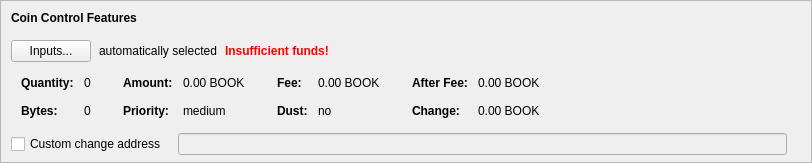
    <widget class="QFrame" name="frameCoinControl">
     <property name="sizePolicy">
      <sizepolicy hsizetype="Expanding" vsizetype="Expanding">
       <horstretch>0</horstretch>
       <verstretch>0</verstretch>
      </sizepolicy>
     </property>
     <property name="maximumSize">
      <size>
       <width>16777215</width>
       <height>16777215</height>
      </size>
     </property>
     <property name="frameShape">
      <enum>QFrame::StyledPanel</enum>
     </property>
     <property name="frameShadow">
      <enum>QFrame::Sunken</enum>
     </property>
     <layout class="QVBoxLayout" name="verticalLayoutCoinControl2">
      <property name="spacing">
       <number>0</number>
      </property>
      <property name="leftMargin">
       <number>0</number>
      </property>
      <property name="topMargin">
       <number>0</number>
      </property>
      <property name="rightMargin">
       <number>0</number>
      </property>
      <property name="bottomMargin">
       <number>6</number>
      </property>
      <item>
       <layout class="QVBoxLayout" name="verticalLayoutCoinControl" stretch="0,0,0,0,1">
        <property name="spacing">
         <number>0</number>
        </property>
        <property name="leftMargin">
         <number>10</number>
        </property>
        <property name="topMargin">
         <number>10</number>
        </property>
        <item>
         <layout class="QHBoxLayout" name="horizontalLayoutCoinControl1">
          <property name="bottomMargin">
           <number>15</number>
          </property>
          <item>
           <widget class="QLabel" name="labelCoinControlFeatures">
            <property name="sizePolicy">
             <sizepolicy hsizetype="Preferred" vsizetype="Maximum">
              <horstretch>0</horstretch>
              <verstretch>0</verstretch>
             </sizepolicy>
            </property>
            <property name="font">
             <font>
              <weight>75</weight>
              <bold>true</bold>
             </font>
            </property>
            <property name="styleSheet">
             <string notr="true">font-weight:bold;</string>
            </property>
            <property name="text">
             <string>Coin Control Features</string>
            </property>
           </widget>
          </item>
         </layout>
        </item>
        <item>
         <layout class="QHBoxLayout" name="horizontalLayoutCoinControl2" stretch="0,0,0,0">
          <property name="spacing">
           <number>8</number>
          </property>
          <property name="bottomMargin">
           <number>10</number>
          </property>
          <item>
           <widget class="QPushButton" name="pushButtonCoinControl">
            <property name="styleSheet">
             <string notr="true"/>
            </property>
            <property name="text">
             <string>Inputs...</string>
            </property>
            <property name="autoDefault">
             <bool>false</bool>
            </property>
           </widget>
          </item>
          <item>
           <widget class="QLabel" name="labelCoinControlAutomaticallySelected">
            <property name="text">
             <string>automatically selected</string>
            </property>
            <property name="margin">
             <number>5</number>
            </property>
           </widget>
          </item>
          <item>
           <widget class="QLabel" name="labelCoinControlInsuffFunds">
            <property name="font">
             <font>
              <weight>75</weight>
              <bold>true</bold>
             </font>
            </property>
            <property name="styleSheet">
             <string notr="true">color:red;font-weight:bold;</string>
            </property>
            <property name="text">
             <string>Insufficient funds!</string>
            </property>
            <property name="margin">
             <number>5</number>
            </property>
           </widget>
          </item>
          <item>
           <spacer name="horizontalSpacerCoinControl">
            <property name="orientation">
             <enum>Qt::Horizontal</enum>
            </property>
            <property name="sizeHint" stdset="0">
             <size>
              <width>40</width>
              <height>1</height>
             </size>
            </property>
           </spacer>
          </item>
         </layout>
        </item>
        <item>
         <widget class="QWidget" name="widgetCoinControl" native="true">
          <property name="sizePolicy">
           <sizepolicy hsizetype="Preferred" vsizetype="Preferred">
            <horstretch>0</horstretch>
            <verstretch>0</verstretch>
           </sizepolicy>
          </property>
          <property name="minimumSize">
           <size>
            <width>0</width>
            <height>0</height>
           </size>
          </property>
          <property name="styleSheet">
           <string notr="true"/>
          </property>
          <layout class="QHBoxLayout" name="horizontalLayoutCoinControl5">
           <property name="leftMargin">
            <number>0</number>
           </property>
           <property name="topMargin">
            <number>0</number>
           </property>
           <property name="rightMargin">
            <number>0</number>
           </property>
           <property name="bottomMargin">
            <number>0</number>
           </property>
           <item>
            <layout class="QHBoxLayout" name="horizontalLayoutCoinControl3" stretch="0,0,0,1">
             <property name="spacing">
              <number>20</number>
             </property>
             <property name="topMargin">
              <number>0</number>
             </property>
             <property name="bottomMargin">
              <number>10</number>
             </property>
             <item>
              <layout class="QFormLayout" name="formLayoutCoinControl1">
               <property name="horizontalSpacing">
                <number>10</number>
               </property>
               <property name="verticalSpacing">
                <number>14</number>
               </property>
               <property name="leftMargin">
                <number>10</number>
               </property>
               <property name="topMargin">
                <number>4</number>
               </property>
               <property name="rightMargin">
                <number>6</number>
               </property>
               <item row="0" column="0">
                <widget class="QLabel" name="labelCoinControlQuantityText">
                 <property name="font">
                  <font>
                   <weight>75</weight>
                   <bold>true</bold>
                  </font>
                 </property>
                 <property name="text">
                  <string>Quantity:</string>
                 </property>
                 <property name="margin">
                  <number>0</number>
                 </property>
                </widget>
               </item>
               <item row="0" column="1">
                <widget class="QLabel" name="labelCoinControlQuantity">
                 <property name="cursor">
                  <cursorShape>IBeamCursor</cursorShape>
                 </property>
                 <property name="contextMenuPolicy">
                  <enum>Qt::ActionsContextMenu</enum>
                 </property>
                 <property name="text">
                  <string notr="true">0</string>
                 </property>
                 <property name="margin">
                  <number>0</number>
                 </property>
                 <property name="textInteractionFlags">
                  <set>Qt::LinksAccessibleByMouse|Qt::TextSelectableByKeyboard|Qt::TextSelectableByMouse</set>
                 </property>
                </widget>
               </item>
               <item row="1" column="0">
                <widget class="QLabel" name="labelCoinControlBytesText">
                 <property name="font">
                  <font>
                   <weight>75</weight>
                   <bold>true</bold>
                  </font>
                 </property>
                 <property name="text">
                  <string>Bytes:</string>
                 </property>
                </widget>
               </item>
               <item row="1" column="1">
                <widget class="QLabel" name="labelCoinControlBytes">
                 <property name="cursor">
                  <cursorShape>IBeamCursor</cursorShape>
                 </property>
                 <property name="contextMenuPolicy">
                  <enum>Qt::ActionsContextMenu</enum>
                 </property>
                 <property name="text">
                  <string notr="true">0</string>
                 </property>
                 <property name="textInteractionFlags">
                  <set>Qt::LinksAccessibleByMouse|Qt::TextSelectableByKeyboard|Qt::TextSelectableByMouse</set>
                 </property>
                </widget>
               </item>
              </layout>
             </item>
             <item>
              <layout class="QFormLayout" name="formLayoutCoinControl2">
               <property name="horizontalSpacing">
                <number>10</number>
               </property>
               <property name="verticalSpacing">
                <number>14</number>
               </property>
               <property name="leftMargin">
                <number>6</number>
               </property>
               <property name="topMargin">
                <number>4</number>
               </property>
               <property name="rightMargin">
                <number>6</number>
               </property>
               <item row="0" column="0">
                <widget class="QLabel" name="labelCoinControlAmountText">
                 <property name="font">
                  <font>
                   <weight>75</weight>
                   <bold>true</bold>
                  </font>
                 </property>
                 <property name="text">
                  <string>Amount:</string>
                 </property>
                 <property name="margin">
                  <number>0</number>
                 </property>
                </widget>
               </item>
               <item row="0" column="1">
                <widget class="QLabel" name="labelCoinControlAmount">
                 <property name="cursor">
                  <cursorShape>IBeamCursor</cursorShape>
                 </property>
                 <property name="contextMenuPolicy">
                  <enum>Qt::ActionsContextMenu</enum>
                 </property>
                 <property name="text">
                  <string notr="true">0.00 BOOK</string>
                 </property>
                 <property name="textInteractionFlags">
                  <set>Qt::LinksAccessibleByMouse|Qt::TextSelectableByKeyboard|Qt::TextSelectableByMouse</set>
                 </property>
                </widget>
               </item>
               <item row="1" column="0">
                <widget class="QLabel" name="labelCoinControlPriorityText">
                 <property name="font">
                  <font>
                   <weight>75</weight>
                   <bold>true</bold>
                  </font>
                 </property>
                 <property name="text">
                  <string>Priority:</string>
                 </property>
                </widget>
               </item>
               <item row="1" column="1">
                <widget class="QLabel" name="labelCoinControlPriority">
                 <property name="cursor">
                  <cursorShape>IBeamCursor</cursorShape>
                 </property>
                 <property name="contextMenuPolicy">
                  <enum>Qt::ActionsContextMenu</enum>
                 </property>
                 <property name="text">
                  <string>medium</string>
                 </property>
                 <property name="textInteractionFlags">
                  <set>Qt::LinksAccessibleByMouse|Qt::TextSelectableByKeyboard|Qt::TextSelectableByMouse</set>
                 </property>
                </widget>
               </item>
              </layout>
             </item>
             <item>
              <layout class="QFormLayout" name="formLayoutCoinControl3">
               <property name="horizontalSpacing">
                <number>10</number>
               </property>
               <property name="verticalSpacing">
                <number>14</number>
               </property>
               <property name="leftMargin">
                <number>6</number>
               </property>
               <property name="topMargin">
                <number>4</number>
               </property>
               <property name="rightMargin">
                <number>6</number>
               </property>
               <item row="0" column="0">
                <widget class="QLabel" name="labelCoinControlFeeText">
                 <property name="font">
                  <font>
                   <weight>75</weight>
                   <bold>true</bold>
                  </font>
                 </property>
                 <property name="text">
                  <string>Fee:</string>
                 </property>
                 <property name="margin">
                  <number>0</number>
                 </property>
                </widget>
               </item>
               <item row="0" column="1">
                <widget class="QLabel" name="labelCoinControlFee">
                 <property name="cursor">
                  <cursorShape>IBeamCursor</cursorShape>
                 </property>
                 <property name="contextMenuPolicy">
                  <enum>Qt::ActionsContextMenu</enum>
                 </property>
                 <property name="text">
                  <string notr="true">0.00 BOOK</string>
                 </property>
                 <property name="textInteractionFlags">
                  <set>Qt::LinksAccessibleByMouse|Qt::TextSelectableByKeyboard|Qt::TextSelectableByMouse</set>
                 </property>
                </widget>
               </item>
               <item row="1" column="0">
                <widget class="QLabel" name="labelCoinControlLowOutputText">
                 <property name="font">
                  <font>
                   <weight>75</weight>
                   <bold>true</bold>
                  </font>
                 </property>
                 <property name="text">
                  <string>Dust:</string>
                 </property>
                </widget>
               </item>
               <item row="1" column="1">
                <widget class="QLabel" name="labelCoinControlLowOutput">
                 <property name="cursor">
                  <cursorShape>IBeamCursor</cursorShape>
                 </property>
                 <property name="contextMenuPolicy">
                  <enum>Qt::ActionsContextMenu</enum>
                 </property>
                 <property name="text">
                  <string>no</string>
                 </property>
                 <property name="textInteractionFlags">
                  <set>Qt::LinksAccessibleByMouse|Qt::TextSelectableByKeyboard|Qt::TextSelectableByMouse</set>
                 </property>
                </widget>
               </item>
              </layout>
             </item>
             <item>
              <layout class="QFormLayout" name="formLayoutCoinControl4">
               <property name="horizontalSpacing">
                <number>10</number>
               </property>
               <property name="verticalSpacing">
                <number>14</number>
               </property>
               <property name="leftMargin">
                <number>6</number>
               </property>
               <property name="topMargin">
                <number>4</number>
               </property>
               <property name="rightMargin">
                <number>6</number>
               </property>
               <item row="0" column="0">
                <widget class="QLabel" name="labelCoinControlAfterFeeText">
                 <property name="font">
                  <font>
                   <weight>75</weight>
                   <bold>true</bold>
                  </font>
                 </property>
                 <property name="text">
                  <string>After Fee:</string>
                 </property>
                 <property name="margin">
                  <number>0</number>
                 </property>
                </widget>
               </item>
               <item row="0" column="1">
                <widget class="QLabel" name="labelCoinControlAfterFee">
                 <property name="cursor">
                  <cursorShape>IBeamCursor</cursorShape>
                 </property>
                 <property name="contextMenuPolicy">
                  <enum>Qt::ActionsContextMenu</enum>
                 </property>
                 <property name="text">
                  <string notr="true">0.00 BOOK</string>
                 </property>
                 <property name="textInteractionFlags">
                  <set>Qt::LinksAccessibleByMouse|Qt::TextSelectableByKeyboard|Qt::TextSelectableByMouse</set>
                 </property>
                </widget>
               </item>
               <item row="1" column="0">
                <widget class="QLabel" name="labelCoinControlChangeText">
                 <property name="font">
                  <font>
                   <weight>75</weight>
                   <bold>true</bold>
                  </font>
                 </property>
                 <property name="text">
                  <string>Change:</string>
                 </property>
                </widget>
               </item>
               <item row="1" column="1">
                <widget class="QLabel" name="labelCoinControlChange">
                 <property name="cursor">
                  <cursorShape>IBeamCursor</cursorShape>
                 </property>
                 <property name="contextMenuPolicy">
                  <enum>Qt::ActionsContextMenu</enum>
                 </property>
                 <property name="text">
                  <string notr="true">0.00 BOOK</string>
                 </property>
                 <property name="textInteractionFlags">
                  <set>Qt::LinksAccessibleByMouse|Qt::TextSelectableByKeyboard|Qt::TextSelectableByMouse</set>
                 </property>
                </widget>
               </item>
              </layout>
             </item>
            </layout>
           </item>
          </layout>
         </widget>
        </item>
        <item>
         <layout class="QHBoxLayout" name="horizontalLayoutCoinControl4" stretch="0,0,0">
          <property name="spacing">
           <number>12</number>
          </property>
          <property name="sizeConstraint">
           <enum>QLayout::SetDefaultConstraint</enum>
          </property>
          <property name="topMargin">
           <number>5</number>
          </property>
          <property name="rightMargin">
           <number>5</number>
          </property>
          <item>
           <widget class="QCheckBox" name="checkBoxCoinControlChange">
            <property name="toolTip">
             <string>If this is activated, but the change address is empty or invalid, change will be sent to a newly generated address.</string>
            </property>
            <property name="text">
             <string>Custom change address</string>
            </property>
           </widget>
          </item>
          <item>
           <widget class="QValidatedLineEdit" name="lineEditCoinControlChange">
            <property name="enabled">
             <bool>false</bool>
            </property>
            <property name="sizePolicy">
             <sizepolicy hsizetype="Expanding" vsizetype="Fixed">
              <horstretch>0</horstretch>
              <verstretch>0</verstretch>
             </sizepolicy>
            </property>
           </widget>
          </item>
          <item>
           <widget class="QLabel" name="labelCoinControlChangeLabel">
            <property name="sizePolicy">
             <sizepolicy hsizetype="Preferred" vsizetype="Expanding">
              <horstretch>0</horstretch>
              <verstretch>0</verstretch>
             </sizepolicy>
            </property>
            <property name="minimumSize">
             <size>
              <width>0</width>
              <height>0</height>
             </size>
            </property>
            <property name="text">
             <string/>
            </property>
            <property name="margin">
             <number>3</number>
            </property>
           </widget>
          </item>
         </layout>
        </item>
        <item>
         <spacer name="verticalSpacerCoinControl">
          <property name="orientation">
           <enum>Qt::Vertical</enum>
          </property>
          <property name="sizeHint" stdset="0">
           <size>
            <width>800</width>
            <height>1</height>
           </size>
          </property>
         </spacer>
        </item>
       </layout>
      </item>
     </layout>
    </widget>
